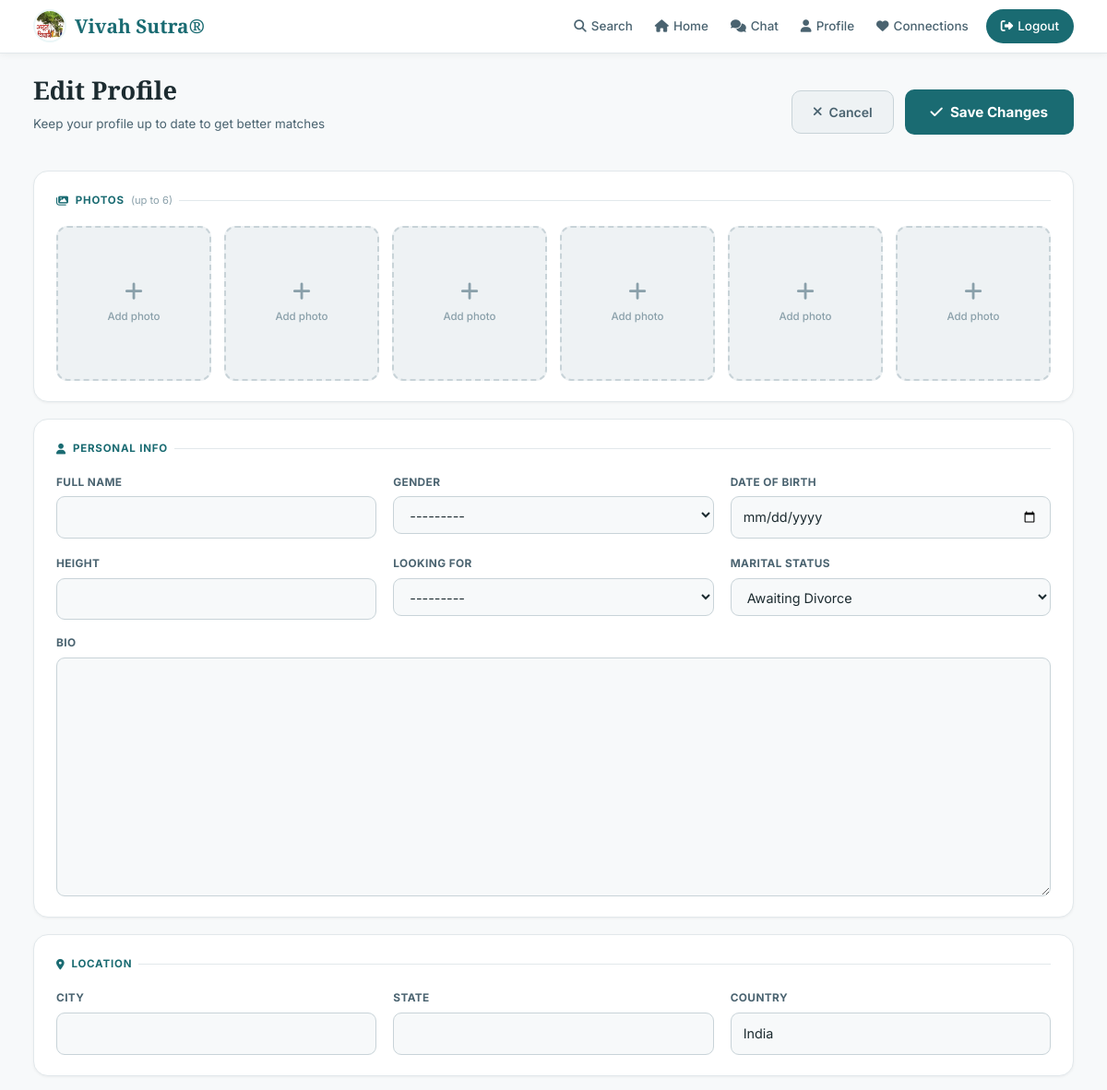
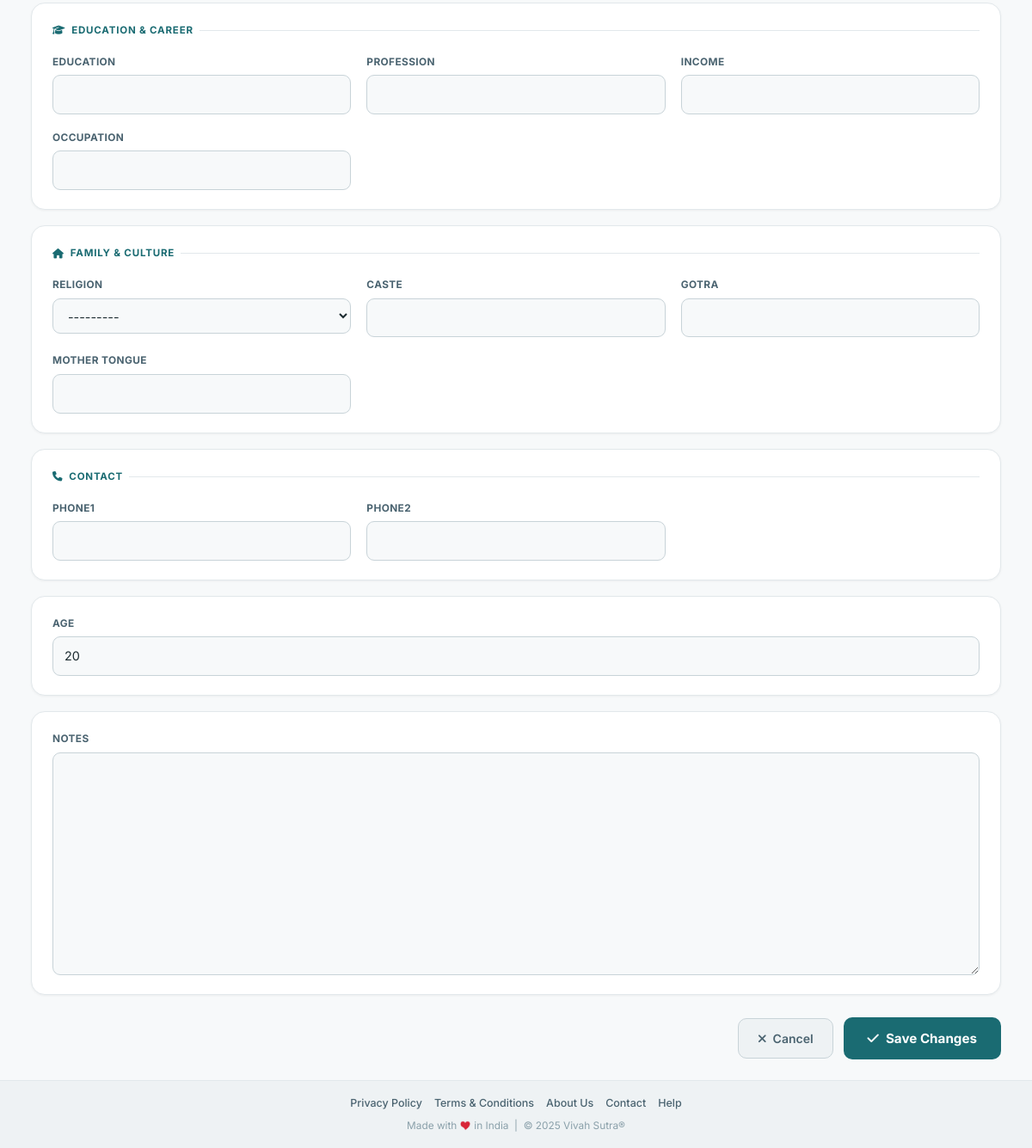
Page /auth/profile/edit/ (signed in) on the committed database (2 pictures, top to bottom).
### user/models.py (models this page shows, shortened)
class Profile(models.Model):
    GENDER_CHOICES = User.GENDER_CHOICES
    RELIGION_CHOICES = [
        ('Hindu', 'Hindu'),
        ('Muslim', 'Muslim'),
        ('Christian', 'Christian'),
        ('Sikh', 'Sikh'),
        ('Other', 'Other'),
    ]
    LOOKING_FOR_CHOICES = [
        ('Bride', 'Bride'),
        ('Groom', 'Groom'),
        ('Other', 'Other'),
    ]
    MARITAL_STATUS_CHOICES = [
    ('Never Married', 'Never Married'),
    ('Married', 'Married'),
    ('Divorced', 'Divorced'),
    ('Awaiting Divorce', 'Awaiting Divorce'),
    ('Annulled', 'Annulled'),
    ('Widowed', 'Widowed'),
]
    user = models.OneToOneField(User, on_delete=models.CASCADE, related_name='profile')
    full_name = models.CharField(max_length=100, blank=True, null=True, db_index=True)
    gender = models.CharField(max_length=10, choices=GENDER_CHOICES, null=True, blank=True, db_index=True)
    date_of_birth = models.DateField(null=True, blank=True, db_index=True)
    age = models.PositiveSmallIntegerField(default=20, db_index=True)  # Small integer saves space
    city = models.CharField(max_length=100, null=True, blank=True, db_index=True)
    state = models.CharField(max_length=100, null=True, blank=True, db_index=True)
    country = models.CharField(max_length=100, default='India', db_index=True)
    phone1 = models.CharField(max_length=20, null=True, blank=True, db_index=True)
    phone2 = models.CharField(max_length=20, null=True, blank=True, db_index=True)
    height = models.CharField(max_length=30, null=True, blank=True, db_index=True)
    religion = models.CharField(max_length=20,choices=RELIGION_CHOICES, null=True, blank=True, db_index=True)
    caste = models.CharField(max_length=100, blank=True, null=True, db_index=True)
    gotra = models.CharField(max_length=100, blank=True, null=True, db_index=True)
    mother_tongue = models.CharField(max_length=100, null=True, blank=True, db_index=True)
    education = models.CharField(max_length=200, null=True, blank=True, db_index=True)
    profession = models.CharField(max_length=200, null=True, blank=True, db_index=True)
    income = models.CharField(max_length=100, null=True, blank=True, db_index=True)
    occupation = models.CharField(max_length=100, null=True, blank=True, db_index=True)
    looking_for = models.CharField(choices=LOOKING_FOR_CHOICES, null=True, blank=True, db_index=True, max_length=20)
    bio = models.TextField(blank=True, null=True)
    notes = models.TextField(blank=True, null=True)
    marital_status = models.CharField(
    max_length=20,
    choices=MARITAL_STATUS_CHOICES,
    null=True,
    blank=True,
    db_index=True
)
    created_at = models.DateTimeField(auto_now_add=True)
    class Meta:
        indexes = [
            models.Index(fields=['full_name']),
            models.Index(fields=['gender']),
            models.Index(fields=['city']),
            models.Index(fields=['state']),
            models.Index(fields=['country']),
            models.Index(fields=['religion']),
            models.Index(fields=['profession']),
            models.Index(fields=['looking_for']),
            models.Index(fields=['age']),
        ]

### user/views.py (the view)
# urls.py: path("profile/edit/", views.edit_profile, name="edit_profile"),
@login_required
def edit_profile(request):
    user = request.user
    profile = user.profile
    pictures = list(Picture.objects.filter(user=user).order_by("id").only("id", "picture_url", "is_profile")[:6])
    while len(pictures) < 6:
        pictures.append(None)
    if request.method == 'POST':
        form = ProfileForm(request.POST, request.FILES, instance=profile)
        if form.is_valid():
            form.save()
            for key, f in request.FILES.items():
                if not key.startswith('photos_'):
                    continue
                try:
                    url = upload_to_supabase(f, folder="user_photos")
                    Picture.objects.create(user=user, picture_url=url, is_profile=False)
                except Exception as e:
                    import logging
                    logging.getLogger(__name__).warning("Photo upload failed: %s", e)
            return redirect("view_profile")
    else:
        form = ProfileForm(instance=profile)
    return render(request, "user/profile/edit.html", {"form": form, "profile": profile, "pictures": pictures})

### user/forms.py
class ProfileForm(forms.ModelForm):
    class Meta:
        model = Profile
        fields = '__all__'
        exclude = ['user', 'created_at']
        widgets = {
            'date_of_birth': forms.DateInput(attrs={'type': 'date'}),
        }

### user/context_processors.py (called while the page is built)
def fallback_images(request):
    return {
        "DEFAULT_FEMALE_FALLBACK_URL": getattr(
            settings,
            "DEFAULT_FEMALE_FALLBACK_URL",
            "https://krtiayhjqgtsruzboour.supabase.co/storage/v1/object/public/media/profile_images/femaledefault.png"
        ),
        "DEFAULT_MALE_FALLBACK_URL": getattr(
            settings,
            "DEFAULT_MALE_FALLBACK_URL",
            "https://krtiayhjqgtsruzboour.supabase.co/storage/v1/object/public/media/profile_images/maledefault.png"
        ),
    }

### templates/user/profile/edit.html (shortened to what this page needs)
{% extends '../base.html' %}
{% load static %}
{% block content %}
<div class="pe-wrap">
  <form method="POST" enctype="multipart/form-data" id="editForm">
    <div class="pe-page-header">
      <div>
        <h1>Edit Profile</h1>
        <p>Keep your profile up to date to get better matches</p>
      </div>
      <div class="pe-actions" style="margin-bottom:0;padding-top:0;">
        <a href="{% url 'view_profile' %}" class="pe-cancel-btn">
          <i class="fas fa-times"></i> Cancel
        </a>
        <button type="submit" class="pe-save-btn">
          <i class="fas fa-check"></i> Save Changes
        </button>
      </div>
    </div>
    <div class="pe-section">
      <div class="pe-section-title"><i class="fas fa-images"></i> Photos <span style="font-weight:400;text-transform:none;letter-spacing:0;color:var(--text-3);font-size:.7rem;">(up to 6)</span></div>
      <div class="photo-grid">
        {% for pic in pictures %}
        <div class="photo-slot {% if pic %}has-image{% endif %}" id="slot-{{ forloop.counter0 }}">
          {% if pic %}
            <img src="{{ pic.picture_url }}" alt="Photo {{ forloop.counter }}" class="slot-img">
            <button type="button" class="slot-delete" onclick="deletePhoto({{ pic.id }}, {{ forloop.counter0 }})" title="Remove photo">
              <i class="fas fa-times"></i>
            </button>
          {% else %}
            <label style="width:100%;height:100%;display:flex;align-items:center;justify-content:center;cursor:pointer;">
              <div class="slot-add-icon">
                <i class="fas fa-plus"></i>
                <span>Add photo</span>
              </div>
            </label>
          {% endif %}
        </div>
        {% endfor %}
      </div>
    </div>
    <div class="pe-section">
      <div class="pe-section-title"><i class="fas fa-user"></i> Personal Info</div>
      <div class="pe-grid">
        {% for field in form %}{% if field.name == 'full_name' or field.name == 'gender' or field.name == 'date_of_birth' or field.name == 'height' or field.name == 'marital_status' or field.name == 'looking_for' %}
          <div class="pe-field">
            <label for="{{ field.id_for_label }}">{{ field.label }}</label>
            {{ field }}
          </div>
        {% endif %}{% endfor %}
      </div>
      {% for field in form %}{% if field.name == 'bio' %}
      <div class="pe-field" style="margin-top:16px;">
        <label for="{{ field.id_for_label }}">{{ field.label }}</label>
        {{ field }}
      </div>
      {% endif %}{% endfor %}
    </div>
    <div class="pe-section">
      <div class="pe-section-title"><i class="fas fa-map-marker-alt"></i> Location</div>
      <div class="pe-grid">
        {% for field in form %}{% if field.name == 'city' or field.name == 'state' or field.name == 'country' %}
          <div class="pe-field">
            <label for="{{ field.id_for_label }}">{{ field.label }}</label>
            {{ field }}
          </div>
        {% endif %}{% endfor %}
      </div>
    </div>
    <div class="pe-section">
      <div class="pe-section-title"><i class="fas fa-graduation-cap"></i> Education &amp; Career</div>
      <div class="pe-grid">
        {% for field in form %}{% if field.name == 'education' or field.name == 'profession' or field.name == 'occupation' or field.name == 'income' %}
          <div class="pe-field">
            <label for="{{ field.id_for_label }}">{{ field.label }}</label>
            {{ field }}
          </div>
        {% endif %}{% endfor %}
      </div>
    </div>
    <div class="pe-section">
      <div class="pe-section-title"><i class="fas fa-home"></i> Family &amp; Culture</div>
      <div class="pe-grid">
        {% for field in form %}{% if field.name == 'religion' or field.name == 'caste' or field.name == 'gotra' or field.name == 'mother_tongue' %}
          <div class="pe-field">
            <label for="{{ field.id_for_label }}">{{ field.label }}</label>
            {{ field }}
          </div>
        {% endif %}{% endfor %}
      </div>
    </div>
    <div class="pe-section">
      <div class="pe-section-title"><i class="fas fa-phone"></i> Contact</div>
      <div class="pe-grid">
        {% for field in form %}{% if field.name == 'phone1' or field.name == 'phone2' %}
          <div class="pe-field">
            <label for="{{ field.id_for_label }}">{{ field.label }}</label>
            {{ field }}
          </div>
        {% endif %}{% endfor %}
      </div>
    </div>
    {% for field in form %}
      {% if field.name != 'full_name' and field.name != 'gender' and field.name != 'date_of_birth' and field.name != 'height' and field.name != 'marital_status' and field.name != 'looking_for' and field.name != 'bio' and field.name != 'city' and field.name != 'state' and field.name != 'country' and field.name != 'education' and field.name != 'profession' and field.name != 'occupation' and field.name != 'income' and field.name != 'religion' and field.name != 'caste' and field.name != 'gotra' and field.name != 'mother_tongue' and field.name != 'phone1' and field.name != 'phone2' and field.name != 'image' %}
      <div class="pe-section">
        <div class="pe-field">
          <label for="{{ field.id_for_label }}">{{ field.label }}</label>
          {{ field }}
        </div>
      </div>
      {% endif %}
    {% endfor %}
    <div class="pe-actions">
      <a href="{% url 'view_profile' %}" class="pe-cancel-btn">
        <i class="fas fa-times"></i> Cancel
      </a>
      <button type="submit" class="pe-save-btn">
        <i class="fas fa-check"></i> Save Changes
      </button>
    </div>
  </form>
</div>
{% endblock %}

### main/static/user/css/style.css (style rules this page uses)
:root { --brand: #1A6B72; --brand-dark: #124E54; --brand-mid: #2A8F98; --brand-tint: #EBF6F7; --brand-glow: rgba(26,107,114,.12); --amber: #C8832A; --amber-light: #F5DEB3; --amber-tint: #FDF6EC; --emerald: #2E7D5E; --emerald-light:#E6F4EE; --bg: #F7F9FA; --surface: #FFFFFF; --surface-2: #EEF2F4; --border: #E2E8EB; --border-med: #C8D3D8; --text-1: #1C2B30; --text-2: #4A6370; --text-3: #8AA0AA; --success: #2E7D5E; --warning: #C8832A; --error: #C0392B; --info: #1A6B72; --font-display: 'Playfair Display', Georgia, serif; --font-script: 'Great Vibes', cursive; --font-body: 'Inter', system-ui, sans-serif; --sp-1:4px; --sp-2:8px; --sp-3:12px; --sp-4:16px; --sp-5:20px; --sp-6:24px; --sp-8:32px; --sp-10:40px; --sp-12:48px; --sp-16:64px; --r-sm:6px; --r-md:12px; --r-lg:18px; --r-xl:24px; --r-full:9999px; --shadow-xs: 0 1px 3px rgba(0,0,0,.05); --shadow-sm: 0 2px 8px rgba(0,0,0,.07); --shadow-md: 0 4px 18px rgba(0,0,0,.09); --shadow-lg: 0 8px 32px rgba(0,0,0,.11); --ease: all .22s ease; --ease-out: all .3s cubic-bezier(.22,.61,.36,1); --color-primary-bg: var(--bg); --color-secondary-bg: var(--surface-2); --color-accent-1: var(--brand); --color-accent-2: var(--amber); --color-highlight: var(--brand-mid); --color-text-primary: var(--text-1); --color-text-secondary: var(--text-2); --color-success: var(--emerald); }
*, *::before, *::after { box-sizing: border-box; margin: 0; padding: 0; }
html { scroll-behavior: smooth; view-transition-name: root; }
body { font-family: var(--font-body); background: var(--bg); color: var(--text-1); line-height: 1.65; -webkit-font-smoothing: antialiased; overflow-x: hidden; }
a { color: inherit; text-decoration: none; }
form label { font-size: .875rem; font-weight: 500; color: var(--text-2); }
form input, form select, form textarea { padding: 11px 14px; font-size: .95rem; font-family: var(--font-body); border: 1.5px solid var(--border-med); border-radius: var(--r-sm); background: var(--surface); color: var(--text-1); width: 100%; transition: border-color .2s, box-shadow .2s; }

### templates/user/base.html (style rules this page uses)
a { transition: color .18s ease, background .18s ease, opacity .18s ease; }

### rows in the picture
Profile: form "---------" "---------" "Awaiting Divorce", form "India", form "---------", form "20"

### other values in the picture
{{ field.label }} "FULL NAME" "GENDER" "DATE OF BIRTH" "HEIGHT" "LOOKING FOR" "MARITAL STATUS"
{{ field.label }} "BIO"
{{ field.label }} "CITY" "STATE" "COUNTRY"
{{ field.label }} "EDUCATION" "PROFESSION" "INCOME" "OCCUPATION"
{{ field.label }} "RELIGION" "CASTE" "GOTRA" "MOTHER TONGUE"
{{ field.label }} "PHONE1" "PHONE2"
{{ field.label }} "AGE" "NOTES"
